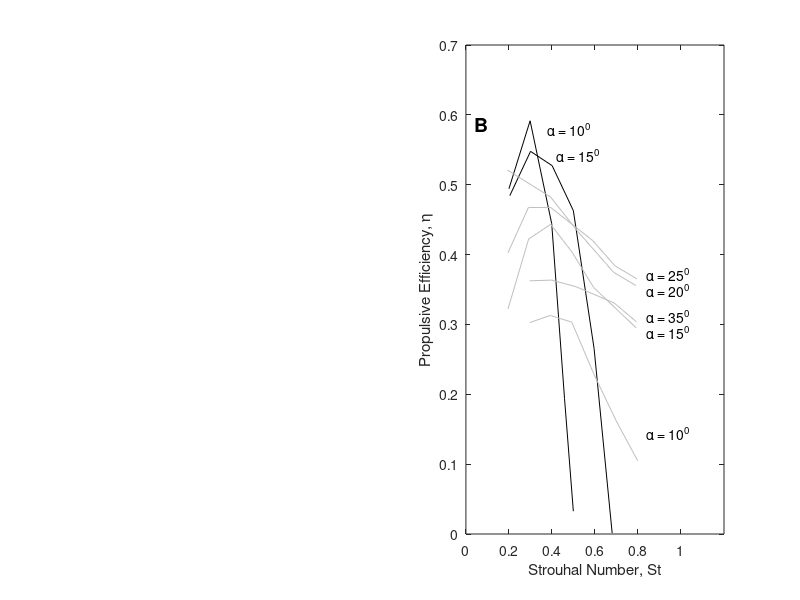

Reproduce this figure in MATLAB. (Note: this script raises an error after producing the figure.)
% plotHoverFig6: plot data from Hover fog 6 for harmonic and sawtooth

load('Hover2004_Fig6')

figure(6); 
subplot(122); hold on; box on
h = plot(a10_harmonic(:,1),a10_harmonic(:,2),a15_harmonic(:,1),a15_harmonic(:,2));
set(h,'color','k');
h = plot(a10_sawtooth(:,1),a10_sawtooth(:,2),a15_sawtooth(:,1),a15_sawtooth(:,2),...
    a20_sawtooth(:,1),a20_sawtooth(:,2),a25_sawtooth(:,1),a25_sawtooth(:,2),...
    a35_sawtooth(:,1),a35_sawtooth(:,2));
set(h,'color',[0.75 0.75 0.75])
xlim([0 1.2])
text(0.42,0.5435,'\alpha = 15^0')
text(0.38,0.58,'\alpha = 10^0')
text(0.8386,0.1447,'\alpha = 10^0')
text(0.8386,0.313,'\alpha = 35^0')
text(0.8386,0.373,'\alpha = 25^0')
text(0.8386,0.35,'\alpha = 20^0')
text(0.8386,0.29,'\alpha = 15^0')

text(0.0386,0.587,'B','FontSize',14,'FontWeight','Bold')
xlabel('Strouhal Number, St'); ylabel('Propulsive Efficiency, \eta')
adjustfigurefont

%% interpolate points
a10_harmonic_i = interpHover(a10_harmonic);
a15_harmonic_i = interpHover(a15_harmonic);

a10_sawtooth_i = interpHover(a10_sawtooth);
a15_sawtooth_i = interpHover(a15_sawtooth);
a20_sawtooth_i = interpHover(a20_sawtooth);
a25_sawtooth_i = interpHover(a25_sawtooth);
a30_sawtooth_i = interpHover(a30_sawtooth);
a35_sawtooth_i = interpHover(a35_sawtooth);